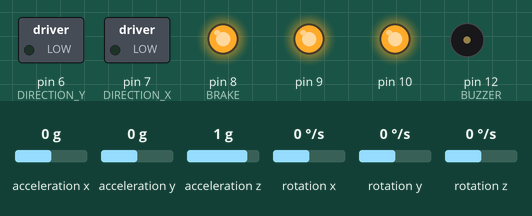
This sketch was run on a simulated Arduino Nano, built with avr-gcc and run on an emulated ATmega328P. Parts: switched loads named in the sketch (green lamp = pin HIGH), output pins drawn as LEDs (lit = HIGH), buzzer (waves = sounding, pin HIGH). Wiring (inferred from the names in the program): MPU-6050 motion sensor at I2C address 0x68. The test bench sets the inputs (shaded band); at power-on: acceleration x 0 g, acceleration y 0 g, acceleration z 1 g, rotation x 0 °/s, rotation y 0 °/s, rotation z 0 °/s. What the sketch prints to the serial monitor is not drawn.

Above: at 0.1 s.
At 7.4 s:
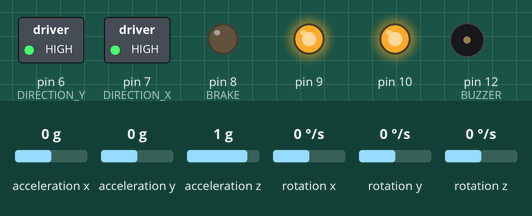
Timing chart, 0 to 8.9 s (numbered marks = the images above):
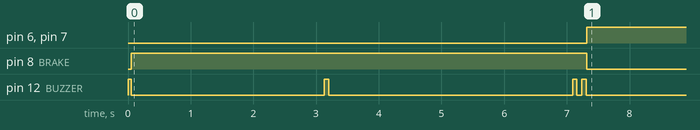

The sketch:

main.ino
```cpp
#include <Wire.h>
#include <EEPROM.h>
#include <PWM.h>

#define MPU6050       0x68         // Device address
#define ACCEL_CONFIG  0x1C         // Accelerometer configuration address
#define GYRO_CONFIG   0x1B         // Gyro configuration address
#define PWR_MGMT_1    0x6B
#define PWR_MGMT_2    0x6C

#define BRAKE         8
#define PWM_X         9
#define PWM_Y         10
#define DIRECTION_X   7
#define DIRECTION_Y   6

#define BUZZER        12
#define VBAT          A7

float K1 = 300;
float K2 = 60;
float K3 = 0.01;

float loop_time = 10;

float alpha = 0.2;

struct OffsetsObj {
  int ID;
  float X;
  float Y;
};

OffsetsObj offsets;

int pwm_X, pwm_Y = 0;
byte brake_t = 1;   // stabdis - '0 stop'

int32_t motor_speed_pwmX;
int32_t motor_speed_pwmY;

uint32_t timer;
long currentT, previousT_1, previousT_2 = 0;  // laiko periodai

/* IMU Data */
int16_t  AcX, AcY, AcZ;
int32_t GyZ, GyX, GyY, gyroZ, gyroY;

//Sensor output scaling
#define accSens 0             // 0 = 2g, 1 = 4g, 2 = 8g, 3 = 16g
#define gyroSens 1            // 0 = 250rad/s, 1 = 500rad/s, 2 1000rad/s, 3 = 2000rad/s
#define Gyro_amount 0.996     //percent of gyro in complementary filter

//IMU offset values
int16_t  AcX_offset = -750;
int16_t  AcY_offset = 280;
int16_t  AcZ_offset = 100;
int16_t  GyZ_offset = 0;
int16_t  GyY_offset = 0;
int32_t  GyZ_offset_sum = 0;
int32_t  GyY_offset_sum = 0;

float robot_angleX, robot_angleY;
float angleX, angleY;
float Acc_angleX, Acc_angleY;
float gyroZfilt, gyroYfilt;

float x_ang_fix, y_ang_fix;
float x_target_ang, y_target_ang;
#define ANGLE_FIXRATE 1

bool vertical = false;
bool calibrating = false;
bool calibrated = false;

uint8_t i2cData[14]; // Buffer for I2C data

void battVoltage(double voltage) {
  //Serial.print("batt: "); Serial.println(voltage);
  if (voltage > 8 && voltage <= 9.5) {
    digitalWrite(BUZZER, HIGH);
  } else {
    digitalWrite(BUZZER, LOW);
  }
}

void setup() {
  Serial.begin(115200);
  pinMode(BUZZER, OUTPUT);
  digitalWrite(BUZZER, LOW);
  digitalWrite(BUZZER, HIGH);
  delay(50);
  digitalWrite(BUZZER, LOW);
  pinMode(BRAKE, OUTPUT);
  pinMode(DIRECTION_X, OUTPUT);
  pinMode(DIRECTION_Y, OUTPUT);
  InitTimersSafe();
  SetPinFrequencySafe(PWM_X, 20000);
  SetPinFrequencySafe(PWM_Y, 20000);
  pwmWrite(PWM_X, 255);
  pwmWrite(PWM_Y, 255);
  digitalWrite(BRAKE, HIGH);
  delay(1000);
  EEPROM.get(0, offsets);
  if (offsets.ID == 11) calibrated = true;
    else calibrated = false;
  Serial.println("Calibrating gyroscope...");
  angle_setup();


}


void loop() {
  currentT = millis();

  if (currentT - previousT_1 >= loop_time) {

    Tuning();
    angle_calc();
    double angAvg = (angleX+angleY)/2;

    Serial.print(angAvg); Serial.print(","); Serial.print(x_target_ang);
        Serial.print(","); Serial.print(angleY); Serial.print(","); Serial.println(y_target_ang);


    if (vertical && calibrated) {
      digitalWrite(BRAKE, HIGH);
      gyroZ = GyZ / 131.0; // Convert to deg/s
      gyroY = GyY / 131.0; // Convert to deg/s

      gyroZfilt = alpha * gyroZ + (1 - alpha) * gyroZfilt;
      gyroYfilt = alpha * gyroY + (1 - alpha) * gyroYfilt;

      if(angAvg < x_target_ang){
        x_target_ang += ANGLE_FIXRATE*(loop_time/1000);
      }else{
        x_target_ang -= ANGLE_FIXRATE*(loop_time/1000);
      }
      // if(angleX < x_target_ang){
      //   x_target_ang += ANGLE_FIXRATE*(loop_time/1000);
      // }else{
      //   x_target_ang -= ANGLE_FIXRATE*(loop_time/1000);
      // }
      // if(angleY < y_target_ang){
      //   y_target_ang += ANGLE_FIXRATE*(loop_time/1000);
      // }else{
      //   y_target_ang -= ANGLE_FIXRATE*(loop_time/1000);
      // }

      float maxPoint = 2;
      if(x_target_ang <= -maxPoint)      x_target_ang = -maxPoint;
      else if(x_target_ang >= maxPoint) x_target_ang = maxPoint;
      if(y_target_ang <= maxPoint)  y_target_ang = maxPoint;
      else                          y_target_ang = -maxPoint;


      pwm_X = constrain(K1 * angleX + K2 * gyroZfilt + K3 * -motor_speed_pwmX, -255, 255);
      pwm_Y = constrain(K1 * angleY + K2 * gyroYfilt + K3 * -motor_speed_pwmY, -255, 255);
      // pwm_X = constrain(K1 * angleX+x_target_ang + K2 * gyroZfilt + K3 * -motor_speed_pwmX, -255, 255);
      // pwm_Y = constrain(K1 * angleY+x_target_ang + K2 * gyroYfilt + K3 * -motor_speed_pwmY, -255, 255);

      // Serial.print("inloop");
      // Serial.print("In Loop | angle_X:,"); Serial.print(angleX); Serial.print(" angle_Y: "); Serial.print(angleY);


      // Serial.print("In Loop | PWM_X: "); Serial.print(pwm_X); Serial.print("PWM_Y: "); Serial.print(pwm_Y);


      if (!calibrating) {
        Motor_controlX(pwm_X);
        motor_speed_pwmX = pwm_X;
        Motor_controlY(-pwm_Y);
        motor_speed_pwmY = -pwm_Y;
      } else {
          Motor_controlX(0);
          Motor_controlY(0);
      }
      previousT_1 = currentT;
    } else {
      Motor_controlX(0);
      Motor_controlY(0);
      digitalWrite(BRAKE, LOW);
      motor_speed_pwmX = 0;
      motor_speed_pwmY = 0;
    }
  }

}
```

functions.ino
```cpp
void writeTo(byte device, byte address, byte value) {
  Wire.beginTransmission(device);
  Wire.write(address);
  Wire.write(value);
  Wire.endTransmission(true);
}

//setup MPU6050
void angle_setup() {
  Wire.begin();
  delay (100);
  writeTo(MPU6050, PWR_MGMT_1, 0);
  writeTo(MPU6050, ACCEL_CONFIG, accSens << 3); // Specifying output scaling of accelerometer
  writeTo(MPU6050, GYRO_CONFIG, gyroSens << 3); // Specifying output scaling of gyroscope
  delay (100);

  // calc Y gyro offset by averaging 1024 values
  for (int i = 0; i < 256; i++) {
    angle_calc();
    GyZ_offset_sum += GyZ;
    delay(5);
  }
  GyZ_offset = GyZ_offset_sum >> 10;
  Serial.print("GyZ offset value = "); Serial.println(GyZ_offset);

  digitalWrite(BUZZER, HIGH);
  delay(70);
  digitalWrite(BUZZER, LOW);

  for (int i = 0; i < 256; i++) {
    angle_calc();
    GyY_offset_sum += GyY;
    delay(5);
  }
  GyY_offset = GyY_offset_sum >> 10;
  Serial.print("GyY offset value = "); Serial.println(GyY_offset);

  Serial.print("angle set calibrating | robot_angleX "); Serial.print(robot_angleX); Serial.print("robot_angleY "); Serial.print(robot_angleY);
  delay(1000);

  angle_calc();
  offsets.X = robot_angleX;
  offsets.Y = robot_angleY;
  Serial.print("angle set calibrated | robot_angleX "); Serial.print(robot_angleX); Serial.print("robot_angleY "); Serial.print(robot_angleY);
  delay(1000);


  digitalWrite(BUZZER, HIGH);
  delay(70);
  digitalWrite(BUZZER, LOW);
  delay(80);
  digitalWrite(BUZZER, HIGH);
  delay(70);
  digitalWrite(BUZZER, LOW);
}

void angle_calc() {

  Wire.beginTransmission(MPU6050);
  Wire.write(0x43);
  Wire.endTransmission(false);
  Wire.requestFrom(MPU6050, 6, true);
  GyX = Wire.read() << 8 | Wire.read(); // 0x43 (GYRO_XOUT_H) & 0x44 (GYRO_XOUT_L)
  GyY = Wire.read() << 8 | Wire.read(); // 0x45 (GYRO_YOUT_H) & 0x46 (GYRO_YOUT_L)
  GyZ = Wire.read() << 8 | Wire.read(); // 0x47 (GYRO_ZOUT_H) & 0x48 (GYRO_ZOUT_L)

  Wire.beginTransmission(MPU6050);
  Wire.write(0x3B);
  Wire.endTransmission(false);
  Wire.requestFrom(MPU6050, 6, true);
  AcX = Wire.read() << 8 | Wire.read(); // 0x3B (ACCEL_XOUT_H) & 0x3C (ACCEL_XOUT_L)
  AcY = Wire.read() << 8 | Wire.read(); // 0x3D (ACCEL_YOUT_H) & 0x3E (ACCEL_YOUT_L)
  AcZ = Wire.read() << 8 | Wire.read(); // 0x3F (ACCEL_ZOUT_H) & 0x40 (ACCEL_ZOUT_L)

  AcX += AcX_offset;
  AcY += AcY_offset;
  AcZ += AcZ_offset;
  GyZ -= GyZ_offset;
  GyY -= GyY_offset;

  robot_angleX += GyZ * loop_time / 1000 / 65.536;
  Acc_angleX = atan2(AcY, -AcX) * 57.2958;               // angle from acc. values  * 57.2958 (deg/rad)
  robot_angleX = robot_angleX * Gyro_amount + Acc_angleX * (1.0 - Gyro_amount);

  robot_angleY += GyY * loop_time / 1000 / 65.536;
  Acc_angleY = -atan2(AcZ, -AcX) * 57.2958;              //angle from acc. values  * 57.2958 (deg/rad)
  robot_angleY = robot_angleY * Gyro_amount + Acc_angleY * (1.0 - Gyro_amount);

  angleX = robot_angleX - offsets.X;
  angleY = robot_angleY - offsets.Y;

  if (abs(angleX) > 9 || abs(angleY) > 9) vertical = false;
  if (abs(angleX) < 3 && abs(angleY) < 3) vertical = true;

  // Serial.print("CAL | AngleX: "); Serial.print(angleX); Serial.print(" AngleY: "); Serial.println(angleY);

}

void Motor_controlX(int pwm) {
  if (pwm < 0) {
    digitalWrite(DIRECTION_X, LOW);
    pwm = -pwm;
  } else {
    digitalWrite(DIRECTION_X, HIGH);
  }
  pwmWrite(PWM_X, pwm > 255 ? 255 : 255 - pwm);
}

void Motor_controlY(int pwm) {
  if (pwm < 0) {
    digitalWrite(DIRECTION_Y, LOW);
    pwm = -pwm;
  } else {
    digitalWrite(DIRECTION_Y, HIGH);
  }
  pwmWrite(PWM_Y, pwm > 255 ? 255 : 255 - pwm);
}

int Tuning() {
  if (!Serial.available())  return 0;
  delay(2);
  char param = Serial.read();               // get parameter byte
  if (!Serial.available()) return 0;
  char cmd = Serial.read();                 // get command byte
  Serial.flush();
  switch (param) {
    case 'p':
      if (cmd == '+')    K1 += 1;
      if (cmd == '-')    K1 -= 1;
      printValues();
      break;
 case 'i':
      if (cmd == '+')    K2 += 0.01;
      if (cmd == '-')    K2 -= 0.01;
      printValues();
      break;
    case 's':
      if (cmd == '+')    K3 += 0.005;
      if (cmd == '-')    K3 -= 0.005;
      printValues();
      break;
    case 'c':
      if (cmd == '+' && !calibrating) {
   calibrating = true;
         Serial.println("calibrating on");
      }
      if (cmd == '-' && calibrating)  {
        calibrated = true;
        calibrating = false;
        Serial.println("calibrating off");
        Serial.print("X: "); Serial.print(robot_angleX); Serial.print(" Y: "); Serial.println(robot_angleY);
        if (abs(robot_angleX) < 15 && abs(robot_angleY) < 15) {
        offsets.ID = 11;
          offsets.X = robot_angleX;
          offsets.Y = robot_angleY;
          EEPROM.put(0, offsets);
          digitalWrite(BUZZER, HIGH);
          delay(70);
          digitalWrite(BUZZER, LOW);
        } else {
          Serial.println("The angles are wrong!!!");
          digitalWrite(BUZZER, HIGH);
          delay(50);
          digitalWrite(BUZZER, LOW);
          delay(70);
          digitalWrite(BUZZER, HIGH);
          delay(50);
          digitalWrite(BUZZER, LOW);
        }
      }
      break;
   }
}

void printValues() {
  Serial.print("K1: "); Serial.print(K1);
  Serial.print(" K2: "); Serial.print(K2);
  Serial.print(" K3: "); Serial.println(K3,3);
  delay(1000);
}
```

Measured:
- by itself, pin 6 (DIRECTION_Y), pin 7 (DIRECTION_X): LOW → HIGH at 7.3 s
- by itself, pin 8 (BRAKE): HIGH → LOW at 7.3 s
